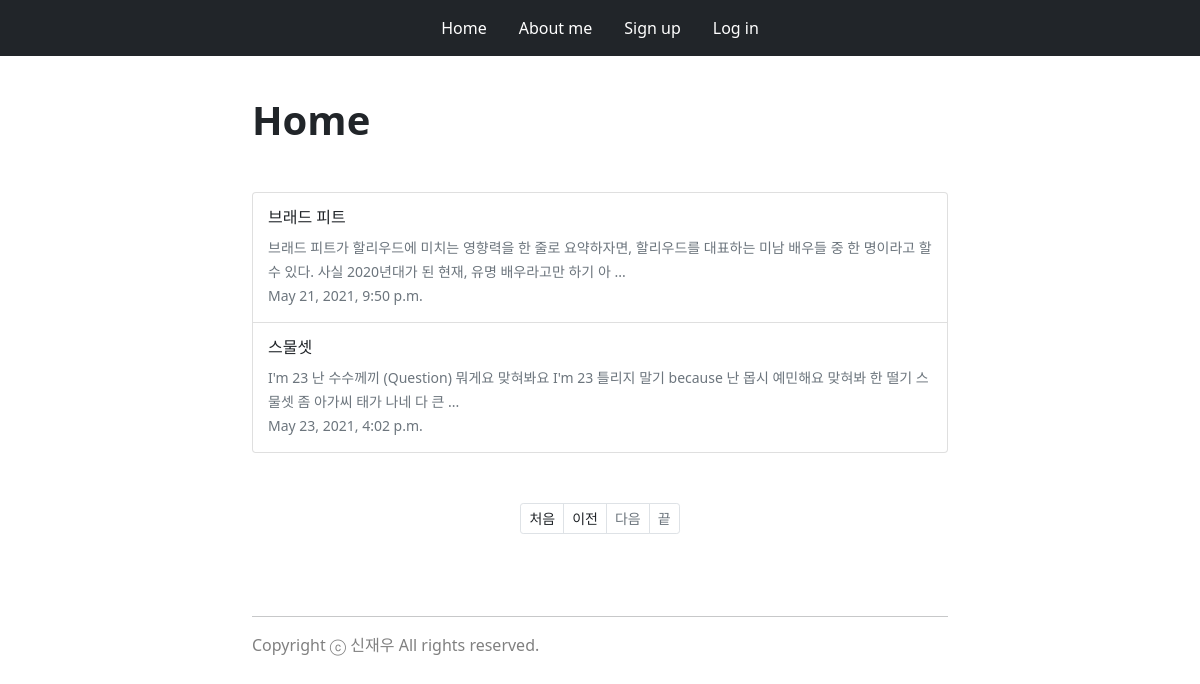
/?page=3, run on the app's committed database.
### blog/models.py (models this page shows, shortened)
class Blog(models.Model):
    title = models.CharField(max_length=200)
    pub_date = models.DateTimeField('date published')
    body = models.TextField()
    def summary(self):
        if len(self.body) > 100:
            return self.body[:100] + " ..."
        else:
            return self.body

### blog/views.py (the view)
# urls.py: 2. Add a URL to urlpatterns:  path('', views.home, name='home')
def home(request):
    blogs = Blog.objects
    blog_list = Blog.objects.all()
    paginator = Paginator(blog_list, 2)
    page = request.GET.get('page')
    posts = paginator.get_page(page)
    return render(request, 'home.html', {'blogs':blogs, 'posts':posts})

### blog/templates/home.html
{% extends 'base.html' %}
{% block content %}
<div class="container">
    <div class="row">
        <div class="col"></div>
        <div class="col col-6" style="width: 720px;">
            <div class="container" style="padding: 40px 0;">
                <h1 style="font-weight: 700;">Home</h1>
            </div>
            <div class="list-group">
                {% for blog in posts %}
                <a href="{% url 'detail' blog.id %}" class="list-group-item list-group-item-action" style="padding: 15px;">
                    <h6>{{blog.title}}</h6>
                    <small class="text-muted">{{blog.summary}}</small>
                    <br>
                    <small class="text-muted">{{blog.pub_date}}</small>
                </a>
                {% endfor %}
            </div>
            <ul class="pagination pagination-sm justify-content-center" style="padding: 50px 0 0 0;">
                {% if posts.has_previous %}
                <li class="page-item"><a href="?page=1" class="page-link text-dark">처음</a></li>
                <li class="page-item"><a href="?page={{posts.previous_page_number}}" class="page-link text-dark">이전</a></li>
                {% else %}
                <li class="page-item disabled"><a href="#" class="page-link" tabindex="-1" aria-disabled="true">처음</a></li>
                <li class="page-item disabled"><a href="#" class="page-link" tabindex="-1" aria-disabled="true">이전</a></li>
                {% endif %}
                {% if posts.has_next %}
                <li class="page-item"><a href="?page={{posts.next_page_number}}" class="page-link text-dark">다음</a></li>
                <li class="page-item"><a href="?page={{posts.paginator.num_pages}}" class="page-link text-dark">끝</a></li>
                {% else %}
                <li class="page-item disabled "><a href="#" class="page-link" tabindex="-1" aria-disabled="true">다음</a></li>
                <li class="page-item disabled"><a href="#" class="page-link" tabindex="-1" aria-disabled="true">끝</a></li>
                {% endif %}
            </ul>
        </div>
        <div class="col"></div>
    </div>
</div>
{% endblock %}

### data on the page
Blog: title "브래드 피트", summary "브래드 피트가 할리우드에 미치는 영향력을 한 줄로 요약하자면, 할리우드를 대표하는 미남 배우들 중 한 명이라고 할 수 있다. 사실 2020년대가 된 현재, 유명 배우라고만 하기 아 ...", pub_date "May 21, 2021, 9:50 p.m."
Blog: title "스물셋", summary "I'm 23 난 수수께끼 (Question) 뭐게요 맞혀봐요 I'm 23 틀리지 말기 because 난 몹시 예민해요 맞혀봐 한 떨기 스물셋 좀 아가씨 태가 나네 다 큰 ...", pub_date "May 23, 2021, 4:02 p.m."
